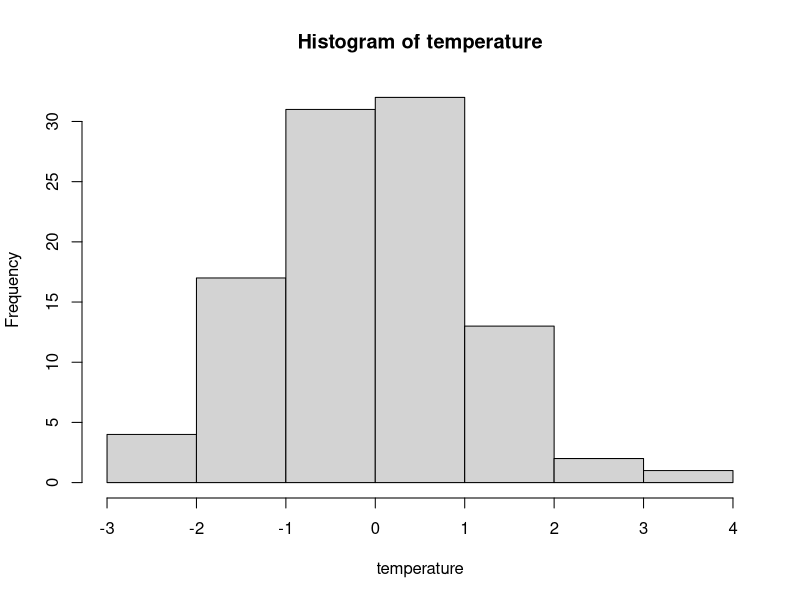
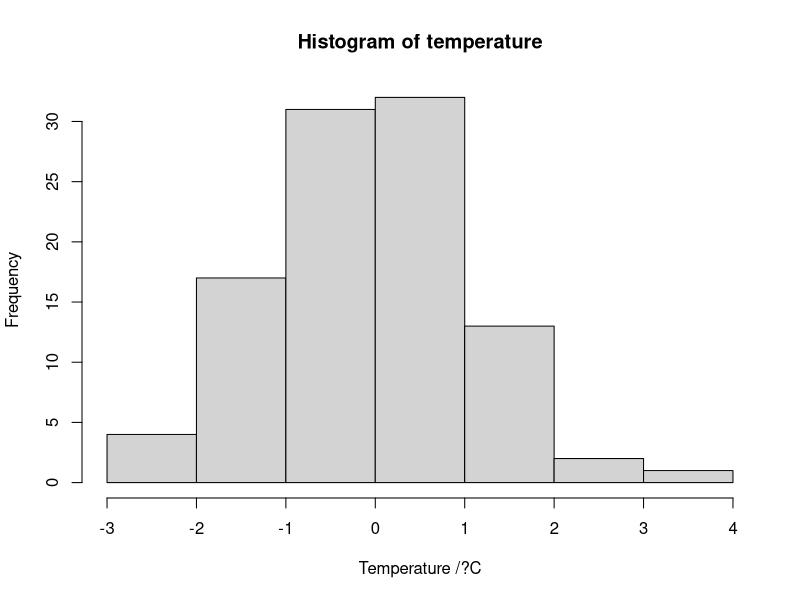
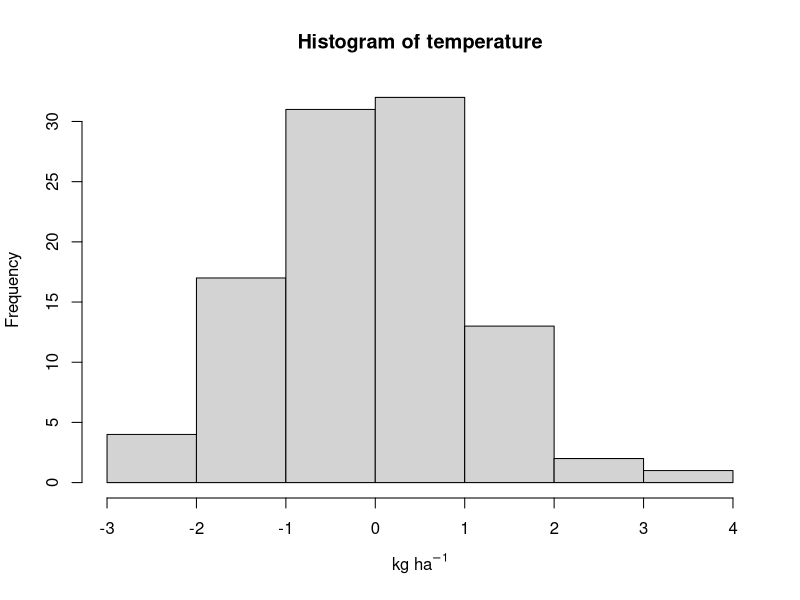
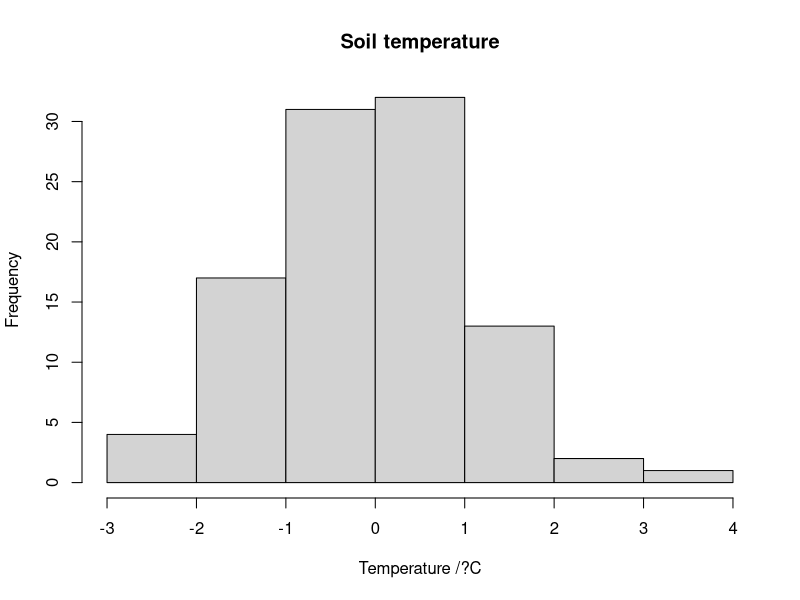
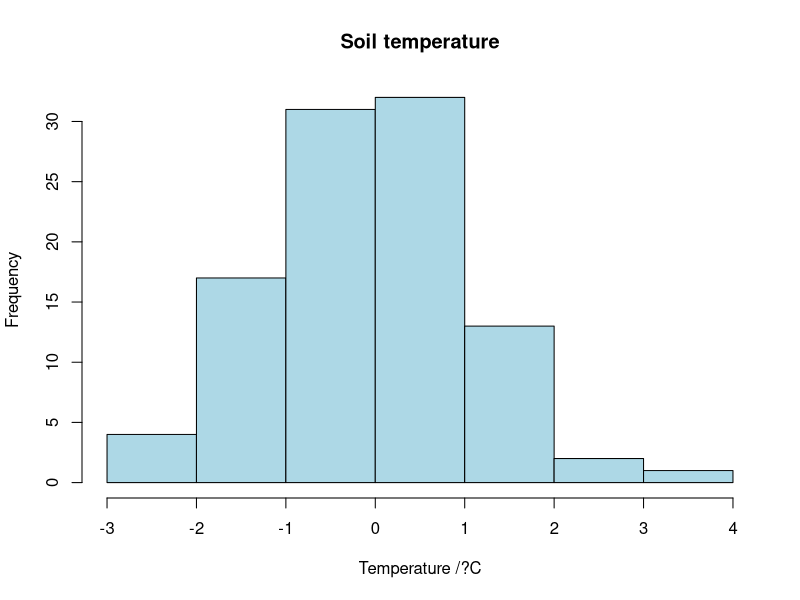
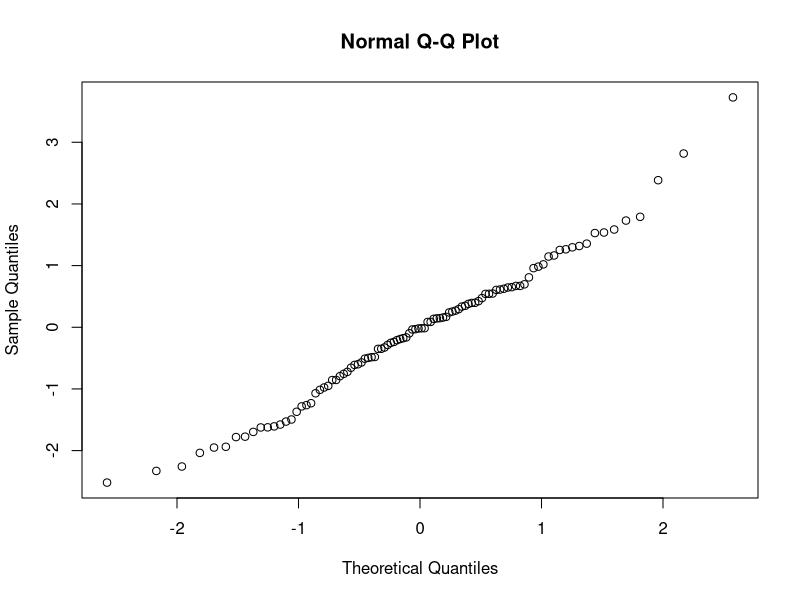
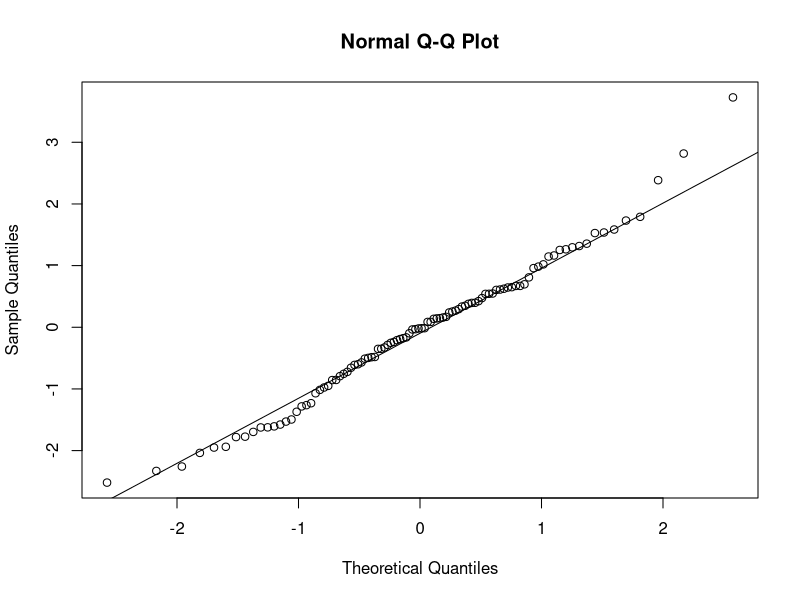
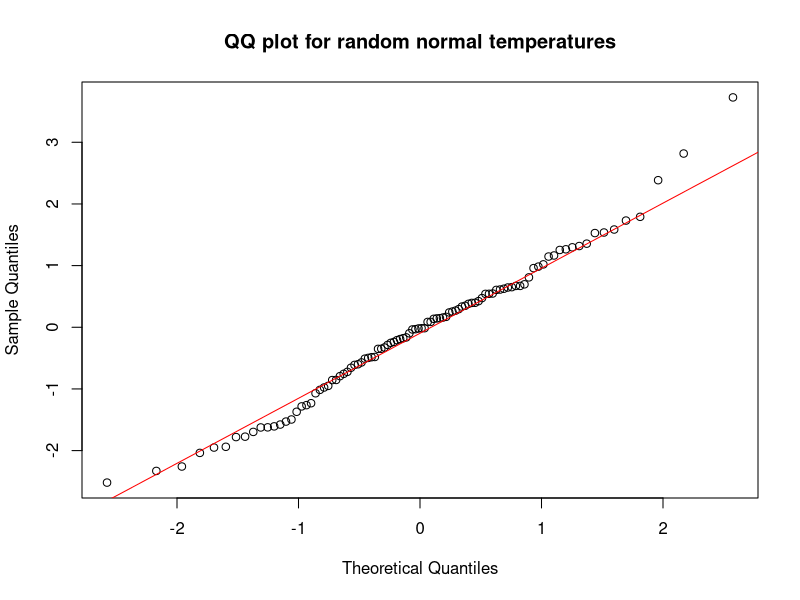

Here is the R script that generated these plots, in order:

###############################################################################
##############################################################################
#
# CEPHaS project R training.  Going back to basics
#
# 3.  Plots.
#
##############################################################################
##############################################################################
#
# The objective of this R script is to provide information on the topic under
# consideration, along with examples and exercises.  You should be able to
# work through it in R or R studio.  This particular script requires no 
# additional functions or packages to be loaded.
#
# The specific objective of the material in this script is to introduce you to 
# different graphic used in R.  By the end you should have a better understanding
# of the R scripts you have worked with before in CEPHaS, and should be better-placed 
# to start developing and editing scripts yourself. The particular topics we shall
# cover are:
#
# 1.Univariate graphs
# 2.Multivariate graphs
# 3.Controlling layout
# 4.Printing graphs 
#
################################################################################
#
# 3.1.Univariate graphs
#
################################################################################
#
# In this section, we look at graphics that we may create with a single variable. 
# This includes histograms, boxplots, bar charts, as well as QQ plots. These are 
# usually important in checking the distribution of variables in your dataset or
# checking the residuals of a fitted model.

#
#  3.1.1 Histogram
#
# The function that is used to produce a histogram is the hist() function. A number 
# of arguments are used in the hist() function. 
#
# Before you go further, recall that you can produce random numbers from a normal 
# distribution by the use of the function rnorm(). We use this to simulate some random
# temperature data

temperature<-rnorm(100,mean=0,sd=1) # generates a vector of 100 numbers with mean 0 and standard 
# deviation 1  

print(temperature)

#we can use the hist() function to make a histogram of these data 

hist(temperature)

# This produces a histogram with grey bars, an x-axis labelled "temperature" and the title
# "histogram of temperature". All these three can be changed to your preference by adding 
# extra arguments to the hist() function. 
#
# Changing name of x-axis: This is done by adding argument xlab ="name of axis".
# Note that the name of axis is in quotation marks.
# Lets assume these data is temperature data

hist(temperature, xlab="Temperature /?C")  

#  Note the "solidus" or / inbetween the name of the variable (Temperature) and the units.
#  This is good practice for presenting units in axis labels, favoured by many publishers
#
#  The quantities on some axis labels have dimensions which are ratios, like kg per ha.
#  This can be done "kg/ha" but that is not good scientific practice, particularly if you
#  are using the solidus to indicate units as above.  It is better to follow the "ha" with a power
#  "-1".  In R we can do this as follows (of course your data won't be realistic for this example!)

hist(temperature, xlab=expression("kg ha"^-1)) 


3# Changing main title: This is done by adding argument main ="name of main title".
# Note that the name of axis is in quotation marks.
# Lets assume these data is soil temperature data.
#

hist(temperature, xlab="Temperature /?C", main="Soil temperature")


# Changing colour of histogram: This is done by adding argument col ="color".
# there are various options of colors that can be used. You can check the various 
# options of colors you can use by typing colors(). 

colors()

# The color name is placed in quotation marks.Let us make our histogram light blue.

hist(temperature, xlab="Temperature /?C", main="Soil temperature", col="lightblue")

#
#
#  

# EXERCISE 3.1
#
# Generate 100 random variables with mean 50 and standard deviation 5 and generate 
# a red histogram. Label the histogram appropriately, assuming that these are data for
# Maize yield in kilograms per hectare for Chitedze experimental station.
#



########################################################################################################

# 3.1.2 QQ plots: Homework
#
# The second type of plot we can look at is the qqplot. This plot is used to 
# check normality of data. It is called by the function qqnorm(). The argument is 
# a vector of data.
#

qqnorm(temperature)

# The argument for this function is vector data.
#
# The sample quantiles are just the data values, plotted in increasing order.  
# The theoretical quantiles are the corresponding values for an ordered set
# of the same number of variables with the standard normal distribution 
# (mean zero variance 1).  This means that, if the data are normal, the qq plot
# should lie on a straight line.  The qqline command adds this line to the plot
# to help your interpretation  

# Close the existing plot and run the commands below, adding the line
#

qqnorm(temperature)
qqline(temperature)

# You can add a plot title using "main = "") as in "histogram and you can change the 
# qqline color if you so wish by adding the col="" argument.

qqnorm(temperature,main="QQ plot for random normal temperatures")
qqline(temperature, col="red")

#
#
## EXERCISE 3.2: Homework
#
# Generate 100 random variables with mean 50 and standard deviation 5 and generate 
# a qq plot with a 1:1 line. Label it appropriately assuming that these are data for
# Maize yield in kilograms per hectare for Chitedze experimental station.

#
#############################################################################################

# 3.1.3 Box plot: Homework
#
# Box plots give summary of the minimum, first quartile, median, third quartile
# inter quartile range, maximum and outlier values in your dataset. They are used 
# for univariate data but can be split based on a factorial variable e.g gender. 
#
# The function that is used to call for a boxplot is boxplot() and the argument 
# is vector data. let us try ploting using the data we generated earlier.
#

boxplot(temperature)
#
# You can choose to label your box plot with main title, color and label the 
# axis similar to what we did for histograms. This time however, we label y-axis 
# using ylab argument.
#

boxplot(temperature, ylab="Temperature /?C", main="Soil temperature", col="lightblue")

#
# The thick black line in the centre of the boxplot corresponds to the median value of the data
# (half the values are smaller, half are larger).  The bottom of the box (the blue shaded area)
# is the first quartile of the data, Q1 (25% of the values are smaller), and the top of the box is
# the third quartile of the data, Q3 (25% of the values are larger).
#
# In exploratory data analysis we call the quantity H = Q3-Q1 the "h-spread".
#
# R calculates what are known as "inner fences" of the data which are at Q1-1.5*H and Q3+1.5*H
#
# The "whiskers" above and below the box join the Q1 to the smallest data value inside the 
# inner fences, and Q3 to the largest value inside the inner fences.  If there are values outside
# the inner fences then these appear as points on the plot.
#


# It is possible to produce a graph in which separate boxplots are produced for 
# different levels of a factor.
#
# As an example, let us assume that the first 50 of the values in data come from
# soil collected at Liempe and the second 50 are from Domboshava.  We can create
# a factor called "site" to reflect this:
#

site <- factor(rep(c("Liempe","Domboshava"),each=50))

#
# We then want to plot our data  split by the corresponding site we have sampled.
# We use the function boxplot() but this time we state that the data is a function
# of a variable using ~ symbol.
#

boxplot(temperature ~ site )

#
# For data stored in a data frame, we can simply provide the variable names and 
# then specify the dataset with the data argument. Let us create a dataframe using
# the vectors site and data.

Temperature_Data <- data.frame(site = site, temperature = temperature) 

#
# we can now plot boxplots for different levels of the factor "site".
#

boxplot(temperature~site, data = Temperature_Data)

# The argument, data = Temperature_Data, tells the function that temperature and site are 
# supplied by the Temperature_Data dataframe. You can choose to add labels to your box plot
# are earlier mentioned.
#
#

boxplot(temperature~site, ylab="Temperature /?C", xlab="Sampling site", 
main="Soil temperature",data = Temperature_Data)

#
# EXERCISE 3.3: Homework
#
# The following R commands will generate a set of random data, simulating
# 500 measurements of body weight on adult males, and 500 for adult females,
# These data, and a factor "gender" are then written into a dataframe 
# "body_weight".
# 


# Using these data create two boxplots one for all the weight data combined 
# and another plot that seperates the female and male boxplots. Label the 
# boxplots appropriately. Are there any outliers in your data?
#
########################################################################################################
#
# 3.1.4 Bar plot: Homework
#
# This allows us to create a bar chart where the heights of the bars are based on
# the values given by the vector input. 
#
# The function that is used to call for a barplot is barplot() and the argument 
# is vector data. There are additional options for giving names to each of the 
# bars, for instance, and for coloring  the bars, as you have seen for other 
# ealier plots. This function usually works well when you have tabular data.
#
# The simplest form for the function barplot() is given below

barplot(c(3, 9, 5))

# As you can see from your plot, it has no labels and it is therefore difficult to
# get any information from it. 
#
# let us create some data of gender count in a population of 100 people using the
# sample function.
#

gender <- sample(c("F", "M"), size = 100, replace = TRUE)

print(gender)

# If you print gender, you notice that it is a vector. However, we need to 
# generate tabular data from the gender vector which shows the gender count for 
# each gender. We do this using the table() function.

genderCount <- table(gender)

print(genderCount)

# If we print genderCount, you see that it is now in a table form. Now we can 
# create the barplot

barplot(genderCount)

# You can choose to add labels to barplot as earlier mentioned for the previous 
# plots. You can as well change the color of the bars.
#

barplot(genderCount, ylab="count", xlab="Gender",col="red",
main="Number of Females and Males")

# One thing that you may notice is that the bar for female goes above the y-axis.
# this means that the default scale for y-axis is not appropriate. we can change
# this adding an extra argument called ylim. this will be a vector of length 2 that
# shows the minimum and maximum value of the axis. In this case let us make the 
# range of the axis to be from 0-70.
#
# ylim=c(0,70)
#

barplot(genderCount,ylim=c(0,70) ,ylab="count", xlab="Gender",
main="Number of Females and Males", col= "red")

#
# EXERCISE 3.4: Homework
#
#  The data below are a simulated sample of 100 locations at which the soil class 
# is identified

Soil_type <- sample(c("Alfisol", "Oxisol","Vertisol"), size = 100, replace = TRUE)

# Create a bar plot to show the frequency of the three soil types in the sample,
# label it and adjust the axis and colour appropriately.


#
################################################################################
#
# 3.2. Multivariate graphs
#
################################################################################
#
# In this section, we look at graphics that we may create with multiple variables. 
# This is mostly done using the plot(). They are important in checking how two or 
# more variables relate to each other.
#
# 3.2.1 Plots
#
# The simplest plot() function takes in two arguments. The first argument represents
# the x-axis while the second argument is the vector of y-axis.
#
# Let us create two vectors, one for days and the other for temperature.

days<-c(1,2,3,4,5,6,7)

temp<-c(25,28, 30,26,27, 28,26)

# We can plot these two variables to see how temperature varied for different days.

plot(days,temp)

# If you wish, you can specify the x and y variables. This means that the order
# of these arguments will not matter as you can place them interchangeably.

plot(y=temp, x=days)

# From the scatter plot, you will notice that, by default,it added axis labels 
# that are simply the names of the objects we passed i.e days and temp and there 
# is no title. All of these things, can be added as previous graphs.
#
# The list below shows arguments that can be added to the plot function as discussed 
# already
#
# xlab="day"
# ylab="temp"
# main="Temperature variations on different days"
# ylim=c(24,32)
# xlim=c(1,7)
# col="red"
#

plot(y=temp, x=days,xlab="day",
ylab="temp",
main="Temperature variations on different days",
ylim=c(24,32),
xlim=c(1,7),
col="red" )

#EXERCISE 3.5
#
# In R, there is a an embedded dataset called iris. This is a famous biological data set
# with measurements on flowers of different species of iris , often used in multivariate 
# statistics. You can call this data by simply typing "iris" in the console or on a script. 
# 
# Iris contains data for Sepal Length, Sepal Width, Petal Length and Petal Width.  These
# variables are presented in the columns of the data set, and each row corresponds to a 
# particular individual flower.

# You can see the exact variable names in the data set with
# the command

 names(iris)

#  You can refer to a particular variable in the data set as follows 

iris[,"Sepal.Length"] # notice the subsetting!

# .. so, for example, to plot a histogram of Sepal Length, run the hist command as follows

hist(iris[,"Sepal.Length"])

# Using these data, create a plot that shows the relation between the
# Sepal Length and Petal Length. label the plot and adjust axis limits 
# appropriately


#
#
# 3.2.2  Plot Symbols 
#
# In the graphics that we have created so far, we have mostly left the plotting 
# symbol as the default, black, unfilled circle. However, We can change the symbol
# by using the argument pch.
#
# You can change the plotting symbol by asigning a numeric value using = sign.
# There are two categories of symbols. Those that range from 0 to 20 and from 21 to 25.
# For the symbols that range from 21 to 25, in addition to being able to set the color, 
# we can also set the fill. The fill of the shapes is actually set with the argument 
# bg, but just like with the argument col, we can assign any color value.
#

plot(y=temp, x=days,xlab="day",
ylab="temp",
main="Temperature variations on different days",
ylim=c(24,32),
xlim=c(1,7),
col="red" ,
pch=17,
)

# Let us change the fill color of the symbol by using the bg argument. Remember
# that we can only use this when the symbol used ranges from 21 to 25.

plot(y=temp, x=days,xlab="day",
ylab="temp",
main="Temperature variations on different days",
ylim=c(24,32),
xlim=c(1,7),
col="red" ,
pch=23,
bg="blue"
)

# We can also set the size of the symbols. We do this with the argument cex. This
# argument is simply a numeric value indicating how many times bigger(or smaller) 
# than the usual size we want our points. The default is 1.
#

plot(y=temp, x=days,xlab="day",
ylab="temp",
main="Temperature variations on different days",
ylim=c(24,32),
xlim=c(1,7),
col="red" ,
pch=23,
bg="blue",
cex=2
)


# EXERCISE 3.6
#
# From your previous plot in EXERCISE 3.5 ,Update plots with different symbols, fill colors and symbol size.
# You can use any symbol and fill color of your choice. Note: not all symbol types
# accept changing fill color.
#
#
#
# 3.2.3 Plot types
#
# The plot we have created so far are scatterplots. We can however, use alternative 
# plot types. These may include line plot, step plot and lines with points among others.
# We can switch our plot to any of these graphics by using the 'type' argument. 
# We pass to this argument one of a series of letters with default is p, to 
# indicate points, but we can also have l, b, c, o,h, s and n. 
#
#
# let us generate  plot types l, using the days and temp vector.
#

plot(y=temp, x=days,type="l")

#
# EXERCISE 3.7
#
# Create different types of plot using the days and vector data you created.
#
#
###################### Use Type "n" plots #########################################
#
# You may have noticed that when you used type= "n", your plot was blank. There 
# is nothing wrong with your code. type "n" is a blank plot. One may ask, why 
# should we have a blank plot? This is useful when one wants to plot data from
# different sources (which we may want to differentiate) but representing same variables.
# To demonstrate this, let us create a dataframe called 'data_temp' that has three
# columns soil_temp, soil_moisture and site
#

soil_temp<-rnorm(90,20,1)
soil_moisture<-rnorm(90,12,2)
site<-rep(c("liempe","chitedze","domboshava"),30)
data_temp <- data.frame (soil_temp,soil_moisture,site)

head(data_temp)

# From the dataframe data_temp, we can extract the different sites and plot
# them seperately on the same plot using type "n" plot.

liempe_data<-data_temp[data_temp$site=="liempe",]  # extract liempe data 
chitedze_data<-data_temp[data_temp$site=="chitedze",] # extract chitedze data 
domboshava_data<-data_temp[data_temp$site=="domboshava",] # extract dombashawa data 

#
# We can now plot them on the same graph of how  soil-temperature varies with soil
# moisture at the three sites. First we plot the type "n" graph and giving it all
# the necessary labels using dataframe data_temp.
#

plot(data_temp$soil_moisture,data_temp$soil_temp,xlab="Soil moisture",
ylab="Soil temperature", xlim=c(8,20) ,type="n")

# Now, add the point from different sites giving them different shapes and color

points(liempe_data$soil_moisture,liempe_data$soil_temp, pch=15, col="red")
points(chitedze_data$soil_moisture,chitedze_data$soil_temp, pch=16, col="green")
points(domboshava_data$soil_moisture,domboshava_data$soil_temp, pch=17, col="blue")

#
## EXERCISE 3.8
#
# From your plot in EXERCISE 3.6 ,Update plots to differentiate the species
# using symbol type and color, fill colors and symbol size. You can use any symbol 
# and fill color of your choice. Note: not all symbol types accept changing 
# fill color.
#
#
# 3.2.4  Adding Legend to plot 
#
# Adding a legend to your plot will make your plot easy to translate. From the 
# plot in the previous section, it is not clear what the different colors or shapes
# represent. A legent provides information for this.The function to use is legend()
#
# The first argument to this function is the position of the legend on your plot.
# This can be done either by using X and Y co-ordinate location or a single string
# of the form "topright", bottomright", "bottomleft", "topleft", or "center" among
# others. 
#
# We then need to specify the legend text using argument legend which we pass a 
# vector of character strings that will appear as the labels on the legend.
#
# We then specify colors, points, and so on, for data added maintaining the ordering.
#
# Lets create the legend for the plot of soil moisture vs temperature at the sites
# liempe, chitedze and domboshava. Note that a plot must already be active for
# legend to be used.


plot(data_temp$soil_moisture,data_temp$soil_temp,xlab="Soil moisture",
ylab="Soil temperature", xlim=c(8,20) ,type="n")

points(liempe_data$soil_moisture,liempe_data$soil_temp, pch=15, col="red")
points(chitedze_data$soil_moisture,chitedze_data$soil_temp, pch=16, col="green")
points(domboshava_data$soil_moisture,domboshava_data$soil_temp, pch=17, col="blue")

legend("topright", legend = c("Liempe", "Chitedze","Domboshava" ),
pch = c(15,16, 17), col = c("red", "green","blue" ))

#
# One can alternatively use the x,y position on the plot to position the legend
#

plot(data_temp$soil_moisture,data_temp$soil_temp,xlab="Soil moisture",
ylab="Soil temperature", xlim=c(8,20) ,type="n")

points(liempe_data$soil_moisture,liempe_data$soil_temp, pch=15, col="red")
points(chitedze_data$soil_moisture,chitedze_data$soil_temp, pch=16, col="green")
points(domboshava_data$soil_moisture,domboshava_data$soil_temp, pch=17, col="blue")


legend(16,20, legend = c("Liempe", "Chitedze","Domboshawa" ),
pch = c(15,16, 17), col = c("red", "green","blue" ))

#
# EXERCISE 3.9
#
# From your previous plot in EXERCISE 3.8 ,add a legend to the Updated plot that
# differentiate the species using symbol type and color, fill colors and 
# symbol size. 
#
#
################################################################################
#
# 3.3 Controlling graphical layout
#
################################################################################
#
# When we create plots, we may want to present them on the same page for easy 
# comparison. This can be done in two ways, firsly, using the par() function and 
# secondly, using layout() function.
#
# 3.3.1 Using par() function
#
# We can set up a graphics device using the mfrow argument in the par() function. 
# The argument is a vector of the number of rows and columns into which our device 
# should be split. When we then create graphics, they will be entered into the 
# device across the rows, starting in the top left of the grid.
#
# As an example, suppose that we have some random data that we want to plot as 
# a histogram, boxplot, QQ plot, and against its index. Since we have four plots, 
# We set this up as a 2*2 grid plot area, using the par().

par(mfrow = c(2, 2))

# This sets up an empty 2*2 plot area. As you start ploting, the plots will start
# filling up the plot area. Let us do this by ploting  histogram, boxplot, QQ plot, 
# and against its index.
#

x <- rnorm(100)
hist(x)
boxplot(x)
qqnorm(x)
plot(x)

#
# Once you have set up the plotting area, it will remain active untill you set it
# back to the default by setting mfrow argument to c(1,1).

par(mfrow = c(1, 1))

# Sometimes when putting graphs together in a panel like this you might find that the individual
# graphs need adjustments to their format.  For example, the y-axis labels "Frequency" and "Sample
# quantiles" in the example above are perhaps too close to the edge of the panel.  The par command
# with argument "mar" for margins will adjust this.  

# par(mar=c(5,5,3,3))  
#
# will adjust the margins for each individual graph to 5 lines (bottom), 5 lines (left side), 3 lines (top) 
# and 2 lines (right side).
#
# Try calling this par command after par(mfrow=c(2,2)) in the example above to see its effect, and 
# experiment with different numbers of lines in the margin.  The default setting is c(5, 4, 4, 2) + 0.1
# which shows that you can make finer adjustments to the margins than whole numbers of lines.
#
par(mfrow=c(2,2)) 
par(mar=c(5,5,3,3))

x <- rnorm(100)
hist(x)
boxplot(x)
qqnorm(x)
plot(x)

 

#
#
# 3.3.2 Using layout() function
#
# This allows finer control of the layout of our graphics. It allows you to control
# the width and height of each of the columns in our graphics device. The main 
# argument is a matrix that specifies the locations for each graphic. Each graphic
# is represented by an integer value and appears in the grid in all regions where 
# that value appears. 
#
# As an example, suppose we want to plot four graphics, as in the previous section,
# but we want the first histogram to take up the entire first row and the other 
# three graphics to appear underneath in one row. In that case, we would create
# the following matrix

mat <- rbind(1, 2:4)


# Thus, the first graphic would fill all cells containing the value 1, in this 
# case, the entire first row. The second graphic would appear in the position of 
# the 2, and so on. To set this as our layout, we pass it to the layout() function,
# followed by the graphics in order. Let us first generate random numbers to work
# with.

x <- rnorm(100)

layout(mat)

hist(x)
boxplot(x)
qqnorm(x)
plot(x)

#
#
# EXERCISE 3.10
#
# Using the iris data, generate histogram of Sepal Length, boxplot of Petal 
# Length, qq plot of Petal Width and a plot of Sepal Length  against Petal 
# Length on the same plot area with equal dimensions.



#
#
# EXERCISE 3.11
#
# Adjust, the plot in the previous exercise so that histogram occupies the whole 
# bottom of the plot area and the other three occupy the top of the plot area
# in equal dimensions
#


################################################################################
#
# 3.4. Printing graphs 
#
################################################################################
#
# Now that we have known how to create graphics, one thing remaining is to print 
# out the ouput. A number of graphics devices are available, including PDF, PNG, 
# JPEG, and bitmap. If we do not specify the device to use, the default device 
# will be opened, and in R this is the Plot tab.
#
# To print a graph to pdf,png and jpeg, one must create the device 
# before ploting the graph. This is done by using the functions
#
# pdf("name.pdf")
# png("name.pgn")
# jpeg("name.jpeg") 
#
# The argument for these functions is the desired name of the document in quotation
# marks 
#

pdf("myFirstGraphic.pdf")

#
# When this function is run, the plot tab in R will not appear but a pdf of the 
# graph will be produced in the working directory.
#

hist(rnorm(100))

# Remember to close the device when done using the dev.off() function, otherwise 
# all your graphics onwards will be pdf documents and not any other device e.g 
# the R plot tab.
 
dev.off() 

#
#EXERCISE 3.12
#
# Print the plot you generated in EXERCISE to a PDF, PNG and JPEG giving 
# it an appropriate name. Remember to close the device

